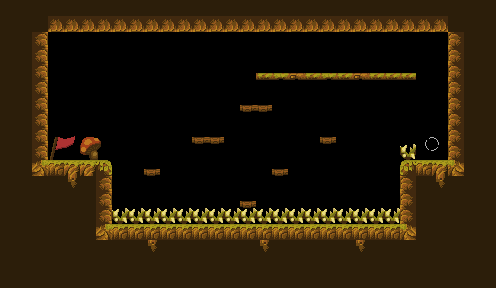

Rendered tile map (Tiled .tmx) drawn with the repository's tilesets; below, a short description and the full map source, tile grids included:
An orthogonal 31x18 tile map with 16x16 px tiles, 4 tile layers (deep, aset-1, aset-2, platform), 2 tilesets and 14 objects (7x one-way-platform, 2x obstacle, portal-sensor, key-sensor, checkpoint, ...).

<map version="1.10" tiledversion="1.11.2" orientation="orthogonal" renderorder="right-down" width="31" height="18" tilewidth="16" tileheight="16" infinite="0" nextlayerid="6" nextobjectid="19">
 <tileset firstgid="1" source="tileset.tsx" />
 <tileset firstgid="341" source="enviroment.tsx" />
 <layer id="1" name="deep" width="31" height="18">
  <data encoding="csv">
121,121,121,121,121,121,121,121,121,121,121,121,121,121,121,121,121,121,121,121,121,121,121,121,121,121,121,121,121,121,121,
121,121,121,0,0,0,0,0,0,0,0,0,0,0,0,0,0,0,0,0,0,0,0,0,0,0,0,0,121,121,121,
121,121,0,0,0,0,0,0,0,0,0,0,0,0,0,0,0,0,0,0,0,0,0,0,0,0,0,0,0,121,121,
121,121,0,0,0,0,0,0,0,0,0,0,0,0,0,0,0,0,0,0,0,0,0,0,0,0,0,0,0,121,121,
121,121,0,0,0,0,0,0,0,0,0,0,0,0,0,0,0,0,0,0,0,0,0,0,0,0,0,0,0,121,121,
121,121,0,0,0,0,0,0,0,0,0,0,0,0,0,0,0,0,0,0,0,0,0,0,0,0,0,0,0,121,121,
121,121,0,0,0,0,0,0,0,0,0,0,0,0,0,0,0,0,0,0,0,0,0,0,0,0,0,0,0,121,121,
121,121,0,0,0,0,0,0,0,0,0,0,0,0,0,0,0,0,0,0,0,0,0,0,0,0,0,0,0,121,121,
121,121,0,0,0,0,0,0,0,0,0,0,0,0,0,0,0,0,0,0,0,0,0,0,0,0,0,0,0,121,121,
121,121,0,0,0,0,0,0,0,0,0,0,0,0,0,0,0,0,0,0,0,0,0,0,0,0,0,0,0,121,121,
121,121,0,0,0,0,0,0,0,0,0,0,0,0,0,0,0,0,0,0,0,0,0,0,0,0,0,0,0,121,121,
121,121,121,121,126,121,0,0,0,0,0,0,0,0,0,0,0,0,0,0,0,0,0,0,0,0,121,126,121,121,121,
121,121,121,121,121,121,0,0,0,0,0,0,0,0,0,0,0,0,0,0,0,0,0,0,0,0,121,121,121,121,121,
121,121,121,121,121,121,0,0,0,0,0,0,0,0,0,0,0,0,0,0,0,0,0,0,0,0,121,121,121,121,121,
121,121,121,121,121,121,0,0,0,0,0,0,0,0,0,0,0,0,0,0,0,0,0,0,0,0,121,121,121,121,121,
121,121,121,121,121,121,121,121,121,126,121,121,121,121,121,121,126,121,121,121,121,121,126,121,121,121,121,121,121,121,121,
121,121,121,121,121,121,121,121,121,121,121,121,121,121,121,121,121,121,121,121,121,121,121,121,121,121,121,121,121,121,121,
121,121,121,121,121,121,121,121,121,121,121,121,121,121,121,121,121,121,121,121,121,121,121,121,121,121,121,121,121,121,121
</data>
 </layer>
 <layer id="3" name="aset-1" width="31" height="18">
  <data encoding="csv">
0,0,0,0,0,0,0,0,0,0,0,0,0,0,0,0,0,0,0,0,0,0,0,0,0,0,0,0,0,0,0,
0,0,0,0,0,0,0,0,0,0,0,0,0,0,0,0,0,0,0,0,0,0,0,0,0,0,0,0,0,0,0,
0,0,0,0,0,0,0,0,0,0,0,0,0,0,0,0,0,0,0,0,0,0,0,0,0,0,0,0,0,0,0,
0,0,0,0,0,0,0,0,0,0,0,0,0,0,0,0,0,0,0,0,0,0,0,0,0,0,0,0,0,0,0,
0,0,0,0,0,0,0,0,0,0,0,0,0,0,0,0,0,0,0,0,0,0,0,0,0,0,0,0,0,0,0,
0,0,0,0,0,0,0,0,0,0,0,0,0,0,0,0,0,0,0,0,0,0,0,0,0,0,0,0,0,0,0,
0,0,0,0,0,0,0,0,0,0,0,0,0,0,0,0,0,0,0,0,0,0,0,0,0,0,0,0,0,0,0,
0,0,0,0,0,0,0,0,0,0,0,0,0,0,0,0,0,0,0,0,0,0,0,0,0,0,0,0,0,0,0,
0,0,0,0,0,0,0,0,0,0,0,0,0,0,0,0,0,0,0,0,0,0,0,0,0,0,0,0,0,0,0,
0,0,0,0,0,0,0,0,0,0,0,0,0,0,0,0,0,0,0,0,0,0,0,0,0,35,0,0,0,0,0,
0,0,0,0,0,0,0,0,0,0,0,0,0,0,0,0,0,0,0,0,0,0,0,0,0,0,0,0,0,0,0,
0,0,0,0,0,0,0,0,0,0,0,0,0,0,0,0,0,0,0,0,0,0,0,0,0,0,0,0,0,0,0,
0,0,0,0,0,0,0,0,0,0,0,0,0,0,0,0,0,0,0,0,0,0,0,0,0,0,0,0,0,0,0,
0,0,0,0,0,0,0,35,35,34,35,35,35,35,35,35,35,35,34,35,34,35,35,35,35,0,0,0,0,0,0,
0,0,0,0,0,0,0,0,0,0,0,0,0,0,0,0,0,0,0,0,0,0,0,0,0,0,0,0,0,0,0,
0,0,0,0,0,0,0,0,0,0,0,0,0,0,0,0,0,0,0,0,0,0,0,0,0,0,0,0,0,0,0,
0,0,0,0,0,0,0,0,0,0,0,0,0,0,0,0,0,0,0,0,0,0,0,0,0,0,0,0,0,0,0,
0,0,0,0,0,0,0,0,0,0,0,0,0,0,0,0,0,0,0,0,0,0,0,0,0,0,0,0,0,0,0
</data>
 </layer>
 <layer id="4" name="aset-2" width="31" height="18">
  <data encoding="csv">
0,0,0,0,0,0,0,0,0,0,0,0,0,0,0,0,0,0,0,0,0,0,0,0,0,0,0,0,0,0,0,
0,0,0,0,0,0,0,0,0,0,0,0,0,0,0,0,0,0,0,0,0,0,0,0,0,0,0,0,0,0,0,
0,0,0,0,0,0,0,0,0,0,0,0,0,0,0,0,0,0,0,0,0,0,0,0,0,0,0,0,0,0,0,
0,0,0,0,0,0,0,0,0,0,0,0,0,0,0,0,0,0,0,0,0,0,0,0,0,0,0,0,0,0,0,
0,0,0,0,0,0,0,0,0,0,0,0,0,0,0,0,210,211,212,210,211,210,212,210,210,210,0,0,0,0,0,
0,0,0,0,0,0,0,0,0,0,0,0,0,0,0,0,0,0,0,0,0,0,0,0,0,0,0,0,0,0,0,
0,0,0,0,0,0,0,0,0,0,0,0,0,0,0,216,216,0,0,0,0,0,0,0,0,0,0,0,0,0,0,
0,0,0,0,0,0,0,0,0,0,0,0,0,0,0,0,0,0,0,0,0,0,0,0,0,0,0,0,0,0,0,
0,0,0,132,133,751,752,0,0,0,0,0,216,216,0,0,0,0,0,0,216,0,0,0,0,0,73,74,0,0,0,
0,0,0,152,153,785,786,0,0,0,0,0,0,0,0,0,0,0,0,0,0,0,0,0,0,34,93,94,0,0,0,
0,0,0,0,0,0,0,0,0,216,0,0,0,0,0,0,0,216,0,0,0,0,0,0,0,0,0,0,0,0,0,
0,0,0,0,0,0,0,0,0,0,0,0,0,0,0,0,0,0,0,0,0,0,0,0,0,0,0,0,0,0,0,
0,0,0,0,0,0,0,0,0,0,0,0,0,0,0,216,0,0,0,0,0,0,0,0,0,0,0,0,0,0,0,
0,0,0,0,0,0,0,34,34,35,34,34,34,34,34,34,34,34,35,34,35,34,34,34,34,0,0,0,0,0,0,
0,0,0,0,0,0,0,0,0,0,0,0,0,0,0,0,0,0,0,0,0,0,0,0,0,0,0,0,0,0,0,
0,0,0,0,0,0,0,0,0,0,0,0,0,0,0,0,0,0,0,0,0,0,0,0,0,0,0,0,0,0,0,
0,0,0,0,0,0,0,0,0,0,0,0,0,0,0,0,0,0,0,0,0,0,0,0,0,0,0,0,0,0,0,
0,0,0,0,0,0,0,0,0,0,0,0,0,0,0,0,0,0,0,0,0,0,0,0,0,0,0,0,0,0,0
</data>
 </layer>
 <layer id="2" name="platform" width="31" height="18">
  <data encoding="csv">
0,0,0,0,0,0,0,0,0,0,0,0,0,0,0,0,0,0,0,0,0,0,0,0,0,0,0,0,0,0,0,
0,0,0,145,145,145,145,145,145,145,145,145,145,145,145,145,145,145,145,145,145,145,145,145,145,145,145,145,0,0,0,
0,0,148,0,0,0,0,0,0,0,0,0,0,0,0,0,0,0,0,0,0,0,0,0,0,0,0,0,143,0,0,
0,0,148,0,0,0,0,0,0,0,0,0,0,0,0,0,0,0,0,0,0,0,0,0,0,0,0,0,143,0,0,
0,0,148,0,0,0,0,0,0,0,0,0,0,0,0,0,0,0,0,0,0,0,0,0,0,0,0,0,143,0,0,
0,0,148,0,0,0,0,0,0,0,0,0,0,0,0,0,0,0,0,0,0,0,0,0,0,0,0,0,143,0,0,
0,0,148,0,0,0,0,0,0,0,0,0,0,0,0,0,0,0,0,0,0,0,0,0,0,0,0,0,143,0,0,
0,0,148,0,0,0,0,0,0,0,0,0,0,0,0,0,0,0,0,0,0,0,0,0,0,0,0,0,143,0,0,
0,0,148,0,0,0,0,0,0,0,0,0,0,0,0,0,0,0,0,0,0,0,0,0,0,0,0,0,143,0,0,
0,0,148,0,0,0,0,0,0,0,0,0,0,0,0,0,0,0,0,0,0,0,0,0,0,0,0,0,143,0,0,
0,0,63,105,106,106,108,0,0,0,0,0,0,0,0,0,0,0,0,0,0,0,0,0,0,103,105,106,65,0,0,
0,0,0,0,0,0,148,0,0,0,0,0,0,0,0,0,0,0,0,0,0,0,0,0,0,143,0,0,0,0,0,
0,0,0,0,0,0,148,0,0,0,0,0,0,0,0,0,0,0,0,0,0,0,0,0,0,143,0,0,0,0,0,
0,0,0,0,0,0,148,0,0,0,0,0,0,0,0,0,0,0,0,0,0,0,0,0,0,143,0,0,0,0,0,
0,0,0,0,0,0,63,105,105,105,105,105,105,105,105,105,105,105,105,105,105,105,105,105,105,65,0,0,0,0,0,
0,0,0,0,0,0,0,0,0,0,0,0,0,0,0,0,0,0,0,0,0,0,0,0,0,0,0,0,0,0,0,
0,0,0,0,0,0,0,0,0,0,0,0,0,0,0,0,0,0,0,0,0,0,0,0,0,0,0,0,0,0,0,
0,0,0,0,0,0,0,0,0,0,0,0,0,0,0,0,0,0,0,0,0,0,0,0,0,0,0,0,0,0,0
</data>
 </layer>
 <objectgroup id="5" name="objects">
  <object id="4" name="one-way-platform" x="144.417" y="167.083" width="15.75" height="7" />
  <object id="5" name="one-way-platform" x="192.417" y="135.583" width="31" height="6.75" />
  <object id="6" name="one-way-platform" x="239.666" y="200.75" width="16.4167" height="4.25" />
  <object id="7" name="one-way-platform" x="272.417" y="168.833" width="15.5" height="5.5" />
  <object id="8" name="one-way-platform" x="239.917" y="105.5" width="32.6667" height="5.5" />
  <object id="9" name="one-way-platform" x="320.5" y="136.917" width="14.25" height="5.75" />
  <object id="10" name="one-way-platform" x="255.833" y="71.9167" width="158" height="6" />
  <object id="11" name="portal-sensor" x="421.25" y="132.75" width="19.25" height="21.25" />
  <object id="12" name="obstacle" x="114" y="207" width="283.5" height="5" />
  <object id="14" name="key-sensor" x="211.697" y="176.576" width="12" height="13.2727" />
  <object id="15" name="obstacle" x="399.667" y="144.333" width="15.6667" height="14" />
  <object id="16" name="checkpoint" x="49.4583" y="142.062" width="15.75" height="15.625" />
  <object id="17" name="player" x="49.5833" y="132.312" width="15" height="22" />
  <object id="18" name="foot-sensor" x="50.2367" y="152.868" width="14" height="4" />
 </objectgroup>
</map>
